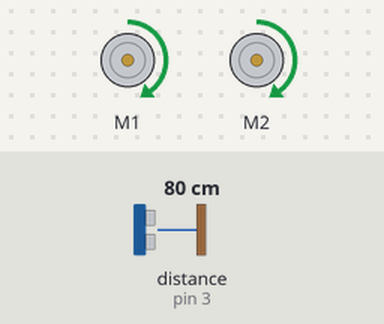
Recording of a sketch running on a simulated Arduino Uno, built with avr-gcc and run on an emulated ATmega328P. Parts: 2 × DC motor (green arrow = forward, orange = backward, longer = faster). Inputs (shaded band) come from the test bench; at power-on: distance to the obstacle (sensor on pin 3) 80 cm.

Above: at 1.2 s.
1.3 s: distance to the obstacle (sensor on pin 3) set to 17 cm
2.8 s: distance to the obstacle (sensor on pin 3) set to 12 cm
At 3.2 s:
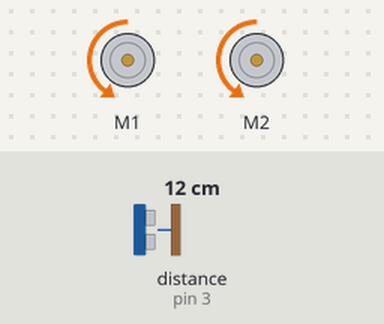
5.8 s: distance to the obstacle (sensor on pin 3) set to 18 cm
At 7.2 s:
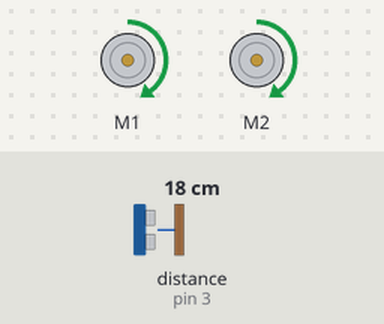
7.5 s: distance to the obstacle (sensor on pin 3) set to 2 cm
At 8.15 s:
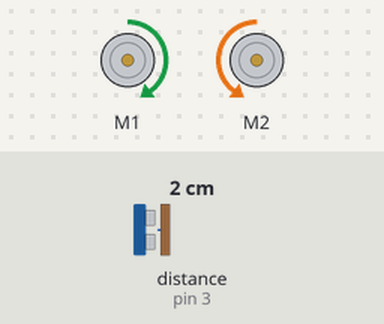
Timing chart, 0 to 11.5 s (numbered marks = the images above; inputs shaded):
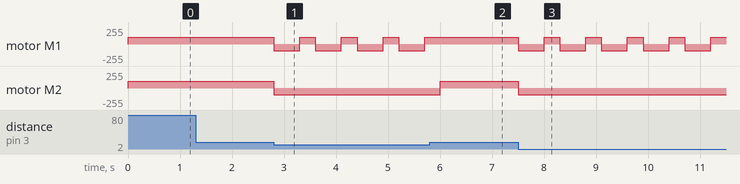

The sketch:

pelda4.ino
```cpp
#include <MeMCore.h> // mBot könyvtár

MeUltrasonicSensor ultrasonic(PORT_3); // Távolságérzékelő portja
MeLineFollower colorSensor(PORT_2);   // Színérzékelő portja
MeBuzzer buzzer;                      // Hangjelző
MeDCMotor motorLeft(M1);              // Bal motor
MeDCMotor motorRight(M2);             // Jobb motor

void keresUzemmod() {
  int distance = ultrasonic.distanceCm();

  if (distance < 15) { // Ha akadály van 15 cm-en belül
    motorLeft.run(-100); // Hátramenet
    motorRight.run(-100);
    delay(500);

    motorLeft.run(100); // Fordulás jobbra
    motorRight.run(-100);
    delay(300);
  } else {
    motorLeft.run(100); // Haladás előre
    motorRight.run(100);
  }
}

void mentesFelismeres() {
  int lineValue = colorSensor.readSensors();

  if (lineValue == 1) { // Piros szín észlelése (pl. piros kód = 1)
    motorLeft.run(0); // Robot megáll
    motorRight.run(0);
    buzzer.tone(500, 1000); // Hangjelzés
    delay(2000);            // Két másodperc jelzés
    visszateres();
  }
}

void visszateres() {
  motorLeft.run(-100); // Robot hátrafelé halad
  motorRight.run(-100);
  delay(2000); // Egy egyszerű visszatérési mozgás
}

void setup() {
  Serial.begin(9600); // Soros monitor az ellenőrzéshez
}

void loop() {
  keresUzemmod();
  mentesFelismeres();
}
```

Measured:
- the behaviour switches between 15 and 14 cm on distance to the obstacle (sensor on pin 3) (found by bisection; images 0 and 1)
- after the input at 1.3 s, every drawn part: stays the same
- after the input at 2.8 s, motor M1: alternates forward 100/255 for 0.30 s and backward 100/255 for 0.50 s, starting at once; motor M2: forward 100/255 → backward 100/255 at once
- after the input at 5.8 s, motor M1: stops changing and stays forward 100/255; motor M2: backward 100/255 → forward 100/255 after 0.21 s
- after the input at 7.5 s, motor M1: alternates forward 100/255 for 0.30 s and backward 100/255 for 0.50 s, starting at once; motor M2: forward 100/255 → backward 100/255 at once
